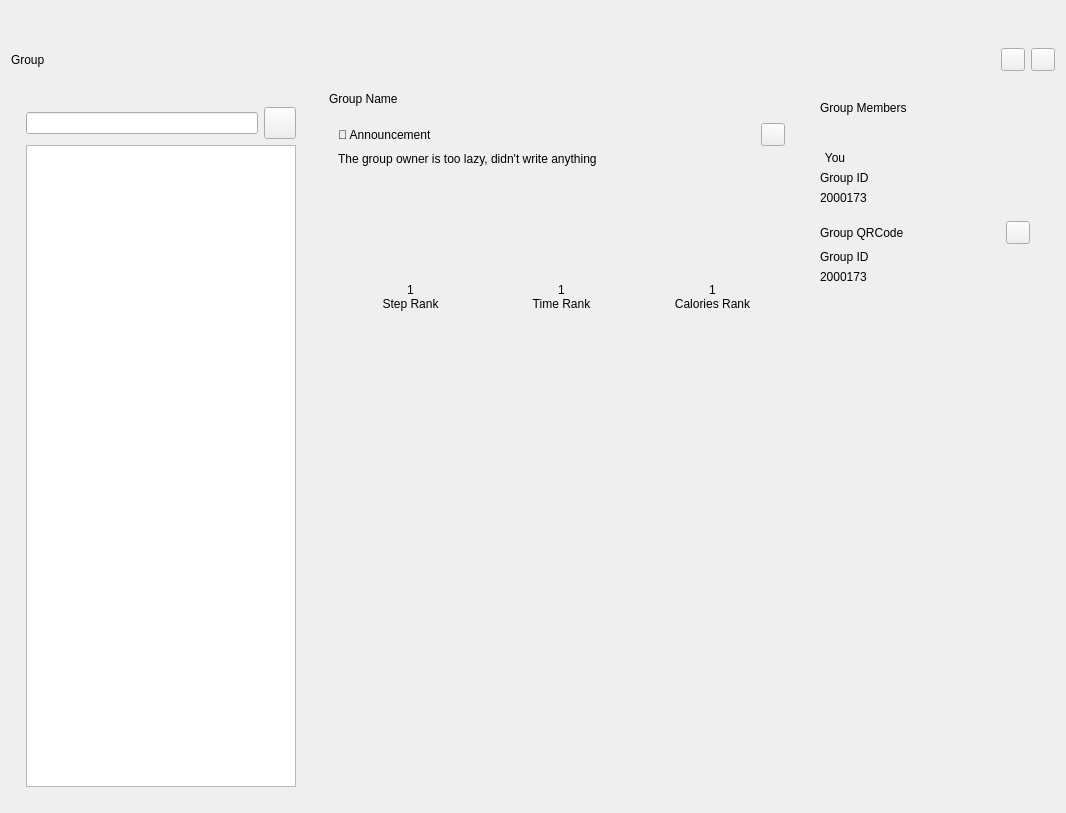
<?xml version="1.0" encoding="UTF-8"?>
<ui version="4.0">
 <class>GroupInterface</class>
 <widget class="QWidget" name="GroupInterface">
  <property name="geometry">
   <rect>
    <x>0</x>
    <y>0</y>
    <width>1066</width>
    <height>813</height>
   </rect>
  </property>
  <property name="windowTitle">
   <string>Form</string>
  </property>
  <layout class="QVBoxLayout" name="verticalLayout">
   <item>
    <spacer name="verticalSpacer">
     <property name="orientation">
      <enum>Qt::Vertical</enum>
     </property>
     <property name="sizeType">
      <enum>QSizePolicy::Fixed</enum>
     </property>
     <property name="sizeHint" stdset="0">
      <size>
       <width>966</width>
       <height>37</height>
      </size>
     </property>
    </spacer>
   </item>
   <item>
    <layout class="QHBoxLayout" name="horizontalLayout">
     <property name="bottomMargin">
      <number>10</number>
     </property>
     <item>
      <widget class="TitleLabel" name="TitleLabel">
       <property name="text">
        <string>Group</string>
       </property>
       <property name="pixelFontSize" stdset="0">
        <number>50</number>
       </property>
      </widget>
     </item>
     <item>
      <widget class="ToolButton" name="groupThemeButton"/>
     </item>
     <item>
      <widget class="ToolButton" name="GitHubButton"/>
     </item>
    </layout>
   </item>
   <item>
    <layout class="QHBoxLayout" name="horizontalLayout_3" stretch="0,1">
     <item>
      <widget class="SimpleCardWidget" name="SimpleCardWidget">
       <property name="minimumSize">
        <size>
         <width>300</width>
         <height>0</height>
        </size>
       </property>
       <layout class="QVBoxLayout" name="verticalLayout_2">
        <property name="leftMargin">
         <number>15</number>
        </property>
        <property name="topMargin">
         <number>15</number>
        </property>
        <property name="rightMargin">
         <number>15</number>
        </property>
        <property name="bottomMargin">
         <number>15</number>
        </property>
        <item>
         <layout class="QHBoxLayout" name="horizontalLayout_4">
          <property name="topMargin">
           <number>5</number>
          </property>
          <item>
           <widget class="SearchLineEdit" name="SearchLineEdit"/>
          </item>
          <item>
           <widget class="ToolButton" name="ToolButton">
            <property name="minimumSize">
             <size>
              <width>32</width>
              <height>32</height>
             </size>
            </property>
           </widget>
          </item>
         </layout>
        </item>
        <item>
         <widget class="ListWidget" name="listWidget"/>
        </item>
       </layout>
      </widget>
     </item>
     <item>
      <widget class="SimpleCardWidget" name="SimpleCardWidget_2">
       <layout class="QVBoxLayout" name="verticalLayout_4">
        <property name="topMargin">
         <number>2</number>
        </property>
        <property name="rightMargin">
         <number>2</number>
        </property>
        <property name="bottomMargin">
         <number>2</number>
        </property>
        <item>
         <widget class="QStackedWidget" name="stackedWidget">
          <widget class="QWidget" name="page1">
           <layout class="QHBoxLayout" name="horizontalLayout_2" stretch="8,2">
            <property name="leftMargin">
             <number>3</number>
            </property>
            <property name="topMargin">
             <number>3</number>
            </property>
            <property name="rightMargin">
             <number>3</number>
            </property>
            <property name="bottomMargin">
             <number>3</number>
            </property>
            <item>
             <layout class="QVBoxLayout" name="verticalLayout_6">
              <item>
               <widget class="TitleLabel" name="nameLabel">
                <property name="text">
                 <string>Group Name</string>
                </property>
               </widget>
              </item>
              <item>
               <widget class="SimpleCardWidget" name="SimpleCardWidget_3">
                <property name="minimumSize">
                 <size>
                  <width>0</width>
                  <height>20</height>
                 </size>
                </property>
                <layout class="QVBoxLayout" name="verticalLayout_12">
                 <item>
                  <layout class="QHBoxLayout" name="horizontalLayout_9">
                   <property name="topMargin">
                    <number>2</number>
                   </property>
                   <item>
                    <widget class="SubtitleLabel" name="SubtitleLabel_6">
                     <property name="text">
                      <string>📢 Announcement</string>
                     </property>
                    </widget>
                   </item>
                   <item>
                    <widget class="ToolButton" name="announEditButton"/>
                   </item>
                  </layout>
                 </item>
                 <item>
                  <widget class="CaptionLabel" name="announcementLabel">
                   <property name="text">
                    <string>The group owner is too lazy, didn't write anything</string>
                   </property>
                  </widget>
                 </item>
                </layout>
               </widget>
              </item>
              <item>
               <widget class="ElevatedCardWidget" name="ElevatedCardWidget">
                <layout class="QHBoxLayout" name="horizontalLayout_5">
                 <item>
                  <layout class="QVBoxLayout" name="verticalLayout_7">
                   <property name="spacing">
                    <number>0</number>
                   </property>
                   <property name="topMargin">
                    <number>10</number>
                   </property>
                   <item>
                    <layout class="QHBoxLayout" name="horizontalLayout_6">
                     <property name="topMargin">
                      <number>3</number>
                     </property>
                     <item>
                      <widget class="IconWidget" name="IconWidget">
                       <property name="sizePolicy">
                        <sizepolicy hsizetype="Fixed" vsizetype="Fixed">
                         <horstretch>0</horstretch>
                         <verstretch>0</verstretch>
                        </sizepolicy>
                       </property>
                       <property name="minimumSize">
                        <size>
                         <width>80</width>
                         <height>80</height>
                        </size>
                       </property>
                       <property name="icon">
                        <iconset>
                         <normaloff>../resource/images/icon/step.png</normaloff>../resource/images/icon/step.png</iconset>
                       </property>
                      </widget>
                     </item>
                    </layout>
                   </item>
                   <item>
                    <widget class="SubtitleLabel" name="SubtitleLabel">
                     <property name="text">
                      <string>1</string>
                     </property>
                     <property name="alignment">
                      <set>Qt::AlignCenter</set>
                     </property>
                    </widget>
                   </item>
                   <item>
                    <widget class="BodyLabel" name="BodyLabel">
                     <property name="text">
                      <string>Step Rank</string>
                     </property>
                     <property name="alignment">
                      <set>Qt::AlignCenter</set>
                     </property>
                    </widget>
                   </item>
                  </layout>
                 </item>
                 <item>
                  <layout class="QVBoxLayout" name="verticalLayout_10">
                   <property name="spacing">
                    <number>0</number>
                   </property>
                   <property name="topMargin">
                    <number>10</number>
                   </property>
                   <item>
                    <layout class="QHBoxLayout" name="horizontalLayout_7">
                     <property name="topMargin">
                      <number>3</number>
                     </property>
                     <item>
                      <widget class="IconWidget" name="IconWidget_4">
                       <property name="sizePolicy">
                        <sizepolicy hsizetype="Fixed" vsizetype="Fixed">
                         <horstretch>0</horstretch>
                         <verstretch>0</verstretch>
                        </sizepolicy>
                       </property>
                       <property name="minimumSize">
                        <size>
                         <width>80</width>
                         <height>80</height>
                        </size>
                       </property>
                       <property name="icon">
                        <iconset>
                         <normaloff>../resource/images/icon/chronometer.png</normaloff>../resource/images/icon/chronometer.png</iconset>
                       </property>
                      </widget>
                     </item>
                    </layout>
                   </item>
                   <item>
                    <widget class="SubtitleLabel" name="SubtitleLabel_4">
                     <property name="text">
                      <string>1</string>
                     </property>
                     <property name="alignment">
                      <set>Qt::AlignCenter</set>
                     </property>
                    </widget>
                   </item>
                   <item>
                    <widget class="BodyLabel" name="BodyLabel_4">
                     <property name="text">
                      <string>Time Rank</string>
                     </property>
                     <property name="alignment">
                      <set>Qt::AlignCenter</set>
                     </property>
                    </widget>
                   </item>
                  </layout>
                 </item>
                 <item>
                  <layout class="QVBoxLayout" name="verticalLayout_11">
                   <property name="spacing">
                    <number>0</number>
                   </property>
                   <property name="topMargin">
                    <number>10</number>
                   </property>
                   <item>
                    <layout class="QHBoxLayout" name="horizontalLayout_8">
                     <property name="topMargin">
                      <number>3</number>
                     </property>
                     <item>
                      <widget class="IconWidget" name="IconWidget_5">
                       <property name="sizePolicy">
                        <sizepolicy hsizetype="Fixed" vsizetype="Fixed">
                         <horstretch>0</horstretch>
                         <verstretch>0</verstretch>
                        </sizepolicy>
                       </property>
                       <property name="minimumSize">
                        <size>
                         <width>80</width>
                         <height>80</height>
                        </size>
                       </property>
                       <property name="icon">
                        <iconset>
                         <normaloff>../resource/images/icon/calories.png</normaloff>../resource/images/icon/calories.png</iconset>
                       </property>
                      </widget>
                     </item>
                    </layout>
                   </item>
                   <item>
                    <widget class="SubtitleLabel" name="SubtitleLabel_5">
                     <property name="text">
                      <string>1</string>
                     </property>
                     <property name="alignment">
                      <set>Qt::AlignCenter</set>
                     </property>
                    </widget>
                   </item>
                   <item>
                    <widget class="BodyLabel" name="BodyLabel_5">
                     <property name="text">
                      <string>Calories Rank</string>
                     </property>
                     <property name="alignment">
                      <set>Qt::AlignCenter</set>
                     </property>
                    </widget>
                   </item>
                  </layout>
                 </item>
                </layout>
               </widget>
              </item>
              <item>
               <spacer name="verticalSpacer_2">
                <property name="orientation">
                 <enum>Qt::Vertical</enum>
                </property>
                <property name="sizeHint" stdset="0">
                 <size>
                  <width>20</width>
                  <height>40</height>
                 </size>
                </property>
               </spacer>
              </item>
             </layout>
            </item>
            <item>
             <widget class="CardWidget" name="cardWidget">
              <property name="minimumSize">
               <size>
                <width>250</width>
                <height>0</height>
               </size>
              </property>
              <layout class="QVBoxLayout" name="verticalLayout_13">
               <property name="leftMargin">
                <number>20</number>
               </property>
               <property name="rightMargin">
                <number>20</number>
               </property>
               <item>
                <widget class="StrongBodyLabel" name="StrongBodyLabel">
                 <property name="text">
                  <string>Group Members</string>
                 </property>
                </widget>
               </item>
               <item>
                <layout class="QHBoxLayout" name="horizontalLayout_10">
                 <property name="topMargin">
                  <number>0</number>
                 </property>
                 <item>
                  <layout class="QVBoxLayout" name="verticalLayout_14">
                   <property name="spacing">
                    <number>0</number>
                   </property>
                   <property name="topMargin">
                    <number>0</number>
                   </property>
                   <item>
                    <widget class="IconWidget" name="IconWidget_6">
                     <property name="sizePolicy">
                      <sizepolicy hsizetype="Preferred" vsizetype="Fixed">
                       <horstretch>0</horstretch>
                       <verstretch>0</verstretch>
                      </sizepolicy>
                     </property>
                     <property name="minimumSize">
                      <size>
                       <width>30</width>
                       <height>30</height>
                      </size>
                     </property>
                     <property name="icon">
                      <iconset>
                       <normaloff>../resource/images/profile/user.png</normaloff>../resource/images/profile/user.png</iconset>
                     </property>
                    </widget>
                   </item>
                   <item>
                    <widget class="CaptionLabel" name="CaptionLabel">
                     <property name="text">
                      <string>You</string>
                     </property>
                     <property name="alignment">
                      <set>Qt::AlignCenter</set>
                     </property>
                    </widget>
                   </item>
                  </layout>
                 </item>
                 <item>
                  <spacer name="horizontalSpacer">
                   <property name="orientation">
                    <enum>Qt::Horizontal</enum>
                   </property>
                   <property name="sizeHint" stdset="0">
                    <size>
                     <width>40</width>
                     <height>20</height>
                    </size>
                   </property>
                  </spacer>
                 </item>
                </layout>
               </item>
               <item>
                <widget class="StrongBodyLabel" name="StrongBodyLabel_2">
                 <property name="text">
                  <string>Group ID</string>
                 </property>
                </widget>
               </item>
               <item>
                <widget class="CaptionLabel" name="groupIDLabel">
                 <property name="text">
                  <string>2000173</string>
                 </property>
                </widget>
               </item>
               <item>
                <layout class="QHBoxLayout" name="horizontalLayout_11">
                 <property name="topMargin">
                  <number>10</number>
                 </property>
                 <item>
                  <widget class="StrongBodyLabel" name="StrongBodyLabel_3">
                   <property name="text">
                    <string>Group QRCode</string>
                   </property>
                  </widget>
                 </item>
                 <item>
                  <widget class="ToolButton" name="ToolButton_2"/>
                 </item>
                </layout>
               </item>
               <item>
                <widget class="StrongBodyLabel" name="StrongBodyLabel_4">
                 <property name="text">
                  <string>Group ID</string>
                 </property>
                </widget>
               </item>
               <item>
                <widget class="CaptionLabel" name="groupIDLabel_2">
                 <property name="text">
                  <string>2000173</string>
                 </property>
                </widget>
               </item>
               <item>
                <spacer name="verticalSpacer_3">
                 <property name="orientation">
                  <enum>Qt::Vertical</enum>
                 </property>
                 <property name="sizeHint" stdset="0">
                  <size>
                   <width>20</width>
                   <height>40</height>
                  </size>
                 </property>
                </spacer>
               </item>
              </layout>
             </widget>
            </item>
           </layout>
          </widget>
          <widget class="QWidget" name="page2">
           <layout class="QVBoxLayout" name="verticalLayout_5">
            <item>
             <widget class="DisplayLabel" name="DisplayLabel_2">
              <property name="text">
               <string>Group2</string>
              </property>
             </widget>
            </item>
           </layout>
          </widget>
          <widget class="QWidget" name="page3">
           <layout class="QVBoxLayout" name="verticalLayout_3">
            <item>
             <widget class="HeaderCardWidget" name="HeaderCardWidget"/>
            </item>
            <item>
             <widget class="DisplayLabel" name="DisplayLabel">
              <property name="text">
               <string>Group3</string>
              </property>
             </widget>
            </item>
           </layout>
          </widget>
         </widget>
        </item>
       </layout>
      </widget>
     </item>
    </layout>
   </item>
  </layout>
 </widget>
 <customwidgets>
  <customwidget>
   <class>ToolButton</class>
   <extends>QToolButton</extends>
   <header>qfluentwidgets</header>
  </customwidget>
  <customwidget>
   <class>IconWidget</class>
   <extends>QWidget</extends>
   <header>qfluentwidgets</header>
  </customwidget>
  <customwidget>
   <class>CardWidget</class>
   <extends>QFrame</extends>
   <header>qfluentwidgets</header>
   <container>1</container>
  </customwidget>
  <customwidget>
   <class>ElevatedCardWidget</class>
   <extends>SimpleCardWidget</extends>
   <header>qfluentwidgets</header>
   <container>1</container>
  </customwidget>
  <customwidget>
   <class>SimpleCardWidget</class>
   <extends>CardWidget</extends>
   <header>qfluentwidgets</header>
   <container>1</container>
  </customwidget>
  <customwidget>
   <class>HeaderCardWidget</class>
   <extends>SimpleCardWidget</extends>
   <header>qfluentwidgets</header>
   <container>1</container>
  </customwidget>
  <customwidget>
   <class>CaptionLabel</class>
   <extends>QLabel</extends>
   <header>qfluentwidgets</header>
  </customwidget>
  <customwidget>
   <class>BodyLabel</class>
   <extends>QLabel</extends>
   <header>qfluentwidgets</header>
  </customwidget>
  <customwidget>
   <class>StrongBodyLabel</class>
   <extends>QLabel</extends>
   <header>qfluentwidgets</header>
  </customwidget>
  <customwidget>
   <class>SubtitleLabel</class>
   <extends>QLabel</extends>
   <header>qfluentwidgets</header>
  </customwidget>
  <customwidget>
   <class>TitleLabel</class>
   <extends>QLabel</extends>
   <header>qfluentwidgets</header>
  </customwidget>
  <customwidget>
   <class>DisplayLabel</class>
   <extends>QLabel</extends>
   <header>qfluentwidgets</header>
  </customwidget>
  <customwidget>
   <class>LineEdit</class>
   <extends>QLineEdit</extends>
   <header>qfluentwidgets</header>
  </customwidget>
  <customwidget>
   <class>SearchLineEdit</class>
   <extends>LineEdit</extends>
   <header>qfluentwidgets</header>
  </customwidget>
  <customwidget>
   <class>ListWidget</class>
   <extends>QListWidget</extends>
   <header>qfluentwidgets</header>
  </customwidget>
 </customwidgets>
 <resources/>
 <connections/>
</ui>
